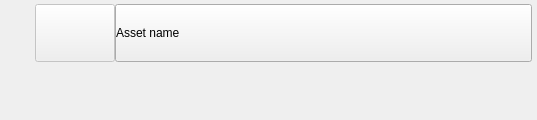
<?xml version="1.0" encoding="UTF-8"?>
<ui version="4.0">
 <class>arAsset</class>
 <widget class="QWidget" name="arAsset">
  <property name="enabled">
   <bool>true</bool>
  </property>
  <property name="geometry">
   <rect>
    <x>0</x>
    <y>0</y>
    <width>537</width>
    <height>120</height>
   </rect>
  </property>
  <property name="sizePolicy">
   <sizepolicy hsizetype="Expanding" vsizetype="Preferred">
    <horstretch>0</horstretch>
    <verstretch>0</verstretch>
   </sizepolicy>
  </property>
  <property name="minimumSize">
   <size>
    <width>0</width>
    <height>0</height>
   </size>
  </property>
  <property name="mouseTracking">
   <bool>true</bool>
  </property>
  <property name="windowTitle">
   <string>Pixels and Crafts Pipeline</string>
  </property>
  <property name="styleSheet">
   <string notr="true">QWidget {text-align: left;}</string>
  </property>
  <layout class="QVBoxLayout" name="verticalLayout">
   <property name="spacing">
    <number>0</number>
   </property>
   <property name="leftMargin">
    <number>0</number>
   </property>
   <property name="topMargin">
    <number>4</number>
   </property>
   <property name="rightMargin">
    <number>0</number>
   </property>
   <property name="bottomMargin">
    <number>0</number>
   </property>
   <item>
    <widget class="QFrame" name="frAsset">
     <property name="sizePolicy">
      <sizepolicy hsizetype="Preferred" vsizetype="Preferred">
       <horstretch>0</horstretch>
       <verstretch>0</verstretch>
      </sizepolicy>
     </property>
     <property name="minimumSize">
      <size>
       <width>0</width>
       <height>0</height>
      </size>
     </property>
     <property name="frameShape">
      <enum>QFrame::Shape::NoFrame</enum>
     </property>
     <property name="frameShadow">
      <enum>QFrame::Shadow::Plain</enum>
     </property>
     <property name="lineWidth">
      <number>0</number>
     </property>
     <layout class="QGridLayout" name="gridLayout">
      <property name="leftMargin">
       <number>5</number>
      </property>
      <property name="topMargin">
       <number>0</number>
      </property>
      <property name="rightMargin">
       <number>5</number>
      </property>
      <property name="bottomMargin">
       <number>0</number>
      </property>
      <property name="spacing">
       <number>0</number>
      </property>
      <item row="1" column="0">
       <widget class="QWidget" name="wgtBpMeshes" native="true">
        <property name="sizePolicy">
         <sizepolicy hsizetype="Expanding" vsizetype="Preferred">
          <horstretch>0</horstretch>
          <verstretch>0</verstretch>
         </sizepolicy>
        </property>
        <property name="maximumSize">
         <size>
          <width>16777215</width>
          <height>16777215</height>
         </size>
        </property>
        <property name="styleSheet">
         <string notr="true"/>
        </property>
        <layout class="QGridLayout" name="gridLayout_4">
         <property name="leftMargin">
          <number>0</number>
         </property>
         <property name="topMargin">
          <number>0</number>
         </property>
         <property name="rightMargin">
          <number>0</number>
         </property>
         <property name="bottomMargin">
          <number>0</number>
         </property>
         <property name="spacing">
          <number>0</number>
         </property>
         <item row="0" column="0">
          <layout class="QVBoxLayout" name="layBpMeshes">
           <property name="spacing">
            <number>0</number>
           </property>
          </layout>
         </item>
        </layout>
       </widget>
      </item>
      <item row="0" column="0">
       <widget class="QWidget" name="wgtAsset" native="true">
        <property name="sizePolicy">
         <sizepolicy hsizetype="Expanding" vsizetype="Preferred">
          <horstretch>0</horstretch>
          <verstretch>0</verstretch>
         </sizepolicy>
        </property>
        <property name="minimumSize">
         <size>
          <width>0</width>
          <height>0</height>
         </size>
        </property>
        <property name="maximumSize">
         <size>
          <width>16777215</width>
          <height>16777215</height>
         </size>
        </property>
        <property name="mouseTracking">
         <bool>true</bool>
        </property>
        <property name="styleSheet">
         <string notr="true"/>
        </property>
        <layout class="QGridLayout" name="gridLayout_3">
         <property name="leftMargin">
          <number>0</number>
         </property>
         <property name="topMargin">
          <number>0</number>
         </property>
         <property name="rightMargin">
          <number>0</number>
         </property>
         <property name="bottomMargin">
          <number>0</number>
         </property>
         <property name="spacing">
          <number>0</number>
         </property>
         <item row="0" column="0">
          <layout class="QHBoxLayout" name="horizontalLayout_7">
           <property name="spacing">
            <number>0</number>
           </property>
           <item>
            <widget class="QPushButton" name="btnArrowBlueprint">
             <property name="sizePolicy">
              <sizepolicy hsizetype="Fixed" vsizetype="Expanding">
               <horstretch>0</horstretch>
               <verstretch>0</verstretch>
              </sizepolicy>
             </property>
             <property name="minimumSize">
              <size>
               <width>0</width>
               <height>0</height>
              </size>
             </property>
             <property name="maximumSize">
              <size>
               <width>30</width>
               <height>16777215</height>
              </size>
             </property>
             <property name="styleSheet">
              <string notr="true">QWidget {background-color: transparent;}
QPushButton:hover {transparent}
QPushButton {border: 0px;
padding-left: 10px;}</string>
             </property>
             <property name="text">
              <string/>
             </property>
             <property name="icon">
              <iconset resource="../../img/app_imgs.qrc">
               <normaloff>:/images/icons/arrow_full_right.png</normaloff>:/images/icons/arrow_full_right.png</iconset>
             </property>
             <property name="iconSize">
              <size>
               <width>11</width>
               <height>11</height>
              </size>
             </property>
             <property name="checkable">
              <bool>true</bool>
             </property>
             <property name="flat">
              <bool>false</bool>
             </property>
            </widget>
           </item>
           <item>
            <widget class="QPushButton" name="imgScene">
             <property name="enabled">
              <bool>false</bool>
             </property>
             <property name="sizePolicy">
              <sizepolicy hsizetype="Expanding" vsizetype="Fixed">
               <horstretch>0</horstretch>
               <verstretch>0</verstretch>
              </sizepolicy>
             </property>
             <property name="maximumSize">
              <size>
               <width>80</width>
               <height>60</height>
              </size>
             </property>
             <property name="baseSize">
              <size>
               <width>0</width>
               <height>0</height>
              </size>
             </property>
             <property name="styleSheet">
              <string notr="true"/>
             </property>
             <property name="text">
              <string/>
             </property>
             <property name="icon">
              <iconset resource="../../img/app_imgs.qrc">
               <normaloff>:/images/icons/folder_close.png</normaloff>:/images/icons/folder_close.png</iconset>
             </property>
             <property name="iconSize">
              <size>
               <width>80</width>
               <height>80</height>
              </size>
             </property>
             <property name="flat">
              <bool>false</bool>
             </property>
            </widget>
           </item>
           <item>
            <widget class="QPushButton" name="btnScene">
             <property name="sizePolicy">
              <sizepolicy hsizetype="Expanding" vsizetype="Preferred">
               <horstretch>0</horstretch>
               <verstretch>0</verstretch>
              </sizepolicy>
             </property>
             <property name="mouseTracking">
              <bool>true</bool>
             </property>
             <property name="autoFillBackground">
              <bool>false</bool>
             </property>
             <property name="styleSheet">
              <string notr="true"/>
             </property>
             <property name="text">
              <string>Asset name</string>
             </property>
             <property name="checkable">
              <bool>false</bool>
             </property>
             <property name="checked">
              <bool>false</bool>
             </property>
             <property name="default">
              <bool>false</bool>
             </property>
             <property name="flat">
              <bool>false</bool>
             </property>
            </widget>
           </item>
          </layout>
         </item>
        </layout>
       </widget>
      </item>
     </layout>
    </widget>
   </item>
   <item>
    <spacer name="verticalSpacer">
     <property name="orientation">
      <enum>Qt::Orientation::Vertical</enum>
     </property>
     <property name="sizeHint" stdset="0">
      <size>
       <width>20</width>
       <height>40</height>
      </size>
     </property>
    </spacer>
   </item>
  </layout>
 </widget>
 <resources>
  <include location="../../img/app_imgs.qrc"/>
 </resources>
 <connections/>
</ui>
